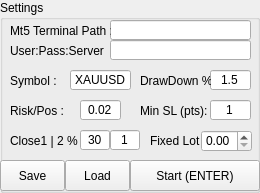
  <widget class="QGroupBox" name="settings_g">
   <property name="geometry">
    <rect>
     <x>250</x>
     <y>10</y>
     <width>260</width>
     <height>193</height>
    </rect>
   </property>
   <property name="title">
    <string>Settings</string>
   </property>
   <widget class="QLineEdit" name="mt5terminalpath_t">
    <property name="geometry">
     <rect>
      <x>110</x>
      <y>20</y>
      <width>141</width>
      <height>20</height>
     </rect>
    </property>
   </widget>
   <widget class="QLabel" name="label">
    <property name="geometry">
     <rect>
      <x>10</x>
      <y>20</y>
      <width>101</width>
      <height>21</height>
     </rect>
    </property>
    <property name="text">
     <string>Mt5 Terminal Path : </string>
    </property>
   </widget>
   <widget class="QLabel" name="label_2">
    <property name="geometry">
     <rect>
      <x>10</x>
      <y>100</y>
      <width>71</width>
      <height>21</height>
     </rect>
    </property>
    <property name="text">
     <string>Risk/Pos :</string>
    </property>
   </widget>
   <widget class="QLabel" name="label_3">
    <property name="geometry">
     <rect>
      <x>10</x>
      <y>130</y>
      <width>71</width>
      <height>21</height>
     </rect>
    </property>
    <property name="text">
     <string>Close1 | 2 % :</string>
    </property>
   </widget>
   <widget class="QLineEdit" name="close1_t">
    <property name="geometry">
     <rect>
      <x>80</x>
      <y>130</y>
      <width>30</width>
      <height>20</height>
     </rect>
    </property>
    <property name="text">
     <string>30</string>
    </property>
    <property name="alignment">
     <set>Qt::AlignCenter</set>
    </property>
   </widget>
   <widget class="QLabel" name="label_4">
    <property name="geometry">
     <rect>
      <x>150</x>
      <y>130</y>
      <width>61</width>
      <height>21</height>
     </rect>
    </property>
    <property name="text">
     <string>Fixed Lot :</string>
    </property>
   </widget>
   <widget class="QLineEdit" name="drawdown_t">
    <property name="geometry">
     <rect>
      <x>210</x>
      <y>70</y>
      <width>41</width>
      <height>20</height>
     </rect>
    </property>
    <property name="text">
     <string>1.5</string>
    </property>
    <property name="alignment">
     <set>Qt::AlignCenter</set>
    </property>
   </widget>
   <widget class="QLabel" name="label_5">
    <property name="geometry">
     <rect>
      <x>140</x>
      <y>70</y>
      <width>71</width>
      <height>21</height>
     </rect>
    </property>
    <property name="text">
     <string>DrawDown %:</string>
    </property>
   </widget>
   <widget class="QPushButton" name="start_b">
    <property name="geometry">
     <rect>
      <x>130</x>
      <y>160</y>
      <width>130</width>
      <height>31</height>
     </rect>
    </property>
    <property name="text">
     <string>Start (ENTER)</string>
    </property>
    <property name="shortcut">
     <string>Return</string>
    </property>
    <property name="checkable">
     <bool>false</bool>
    </property>
    <property name="checked">
     <bool>false</bool>
    </property>
   </widget>
   <widget class="QPushButton" name="save_b">
    <property name="geometry">
     <rect>
      <x>0</x>
      <y>160</y>
      <width>65</width>
      <height>31</height>
     </rect>
    </property>
    <property name="text">
     <string>Save</string>
    </property>
    <property name="shortcut">
     <string>Ctrl+S</string>
    </property>
   </widget>
   <widget class="QLineEdit" name="userpassserver_t">
    <property name="geometry">
     <rect>
      <x>110</x>
      <y>40</y>
      <width>141</width>
      <height>20</height>
     </rect>
    </property>
    <property name="font">
     <font>
      <strikeout>false</strikeout>
     </font>
    </property>
    <property name="tabletTracking">
     <bool>false</bool>
    </property>
    <property name="inputMask">
     <string/>
    </property>
    <property name="text">
     <string/>
    </property>
    <property name="echoMode">
     <enum>QLineEdit::PasswordEchoOnEdit</enum>
    </property>
    <property name="alignment">
     <set>Qt::AlignCenter</set>
    </property>
   </widget>
   <widget class="QLabel" name="label_21">
    <property name="geometry">
     <rect>
      <x>10</x>
      <y>40</y>
      <width>101</width>
      <height>21</height>
     </rect>
    </property>
    <property name="text">
     <string>User:Pass:Server</string>
    </property>
   </widget>
   <widget class="QPushButton" name="load_b">
    <property name="geometry">
     <rect>
      <x>65</x>
      <y>160</y>
      <width>65</width>
      <height>31</height>
     </rect>
    </property>
    <property name="text">
     <string>Load</string>
    </property>
    <property name="shortcut">
     <string>Ctrl+L</string>
    </property>
   </widget>
   <widget class="QLineEdit" name="close2_t">
    <property name="geometry">
     <rect>
      <x>110</x>
      <y>130</y>
      <width>30</width>
      <height>20</height>
     </rect>
    </property>
    <property name="text">
     <string>1</string>
    </property>
    <property name="alignment">
     <set>Qt::AlignCenter</set>
    </property>
   </widget>
   <widget class="QLabel" name="label_11">
    <property name="geometry">
     <rect>
      <x>140</x>
      <y>100</y>
      <width>71</width>
      <height>21</height>
     </rect>
    </property>
    <property name="text">
     <string>Min SL (pts):</string>
    </property>
   </widget>
   <widget class="QLineEdit" name="minsl_t">
    <property name="geometry">
     <rect>
      <x>210</x>
      <y>100</y>
      <width>41</width>
      <height>20</height>
     </rect>
    </property>
    <property name="text">
     <string>1</string>
    </property>
    <property name="alignment">
     <set>Qt::AlignCenter</set>
    </property>
   </widget>
   <widget class="QLabel" name="label_15">
    <property name="geometry">
     <rect>
      <x>10</x>
      <y>70</y>
      <width>71</width>
      <height>21</height>
     </rect>
    </property>
    <property name="text">
     <string>Symbol :</string>
    </property>
   </widget>
   <widget class="QLineEdit" name="symbol_t">
    <property name="geometry">
     <rect>
      <x>70</x>
      <y>70</y>
      <width>61</width>
      <height>20</height>
     </rect>
    </property>
    <property name="text">
     <string>XAUUSD</string>
    </property>
    <property name="alignment">
     <set>Qt::AlignCenter</set>
    </property>
   </widget>
   <widget class="QLineEdit" name="riskperc_t">
    <property name="geometry">
     <rect>
      <x>80</x>
      <y>100</y>
      <width>41</width>
      <height>20</height>
     </rect>
    </property>
    <property name="text">
     <string>0.02</string>
    </property>
    <property name="alignment">
     <set>Qt::AlignCenter</set>
    </property>
   </widget>
   <widget class="QDoubleSpinBox" name="fixedlot_t">
    <property name="geometry">
     <rect>
      <x>201</x>
      <y>130</y>
      <width>51</width>
      <height>22</height>
     </rect>
    </property>
    <property name="minimum">
     <double>0.000000000000000</double>
    </property>
    <property name="maximum">
     <double>100.000000000000000</double>
    </property>
    <property name="singleStep">
     <double>0.010000000000000</double>
    </property>
    <property name="value">
     <double>0.000000000000000</double>
    </property>
   </widget>
  </widget>
